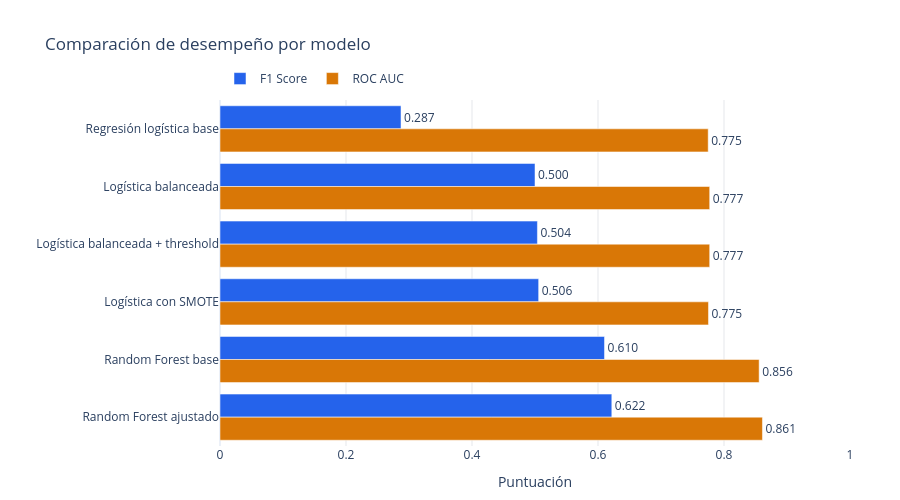

Source (notebook cell):
### Code cell
# Visualizamos la comparación de desempeño entre modelos

import plotly.express as px

resultados_largos = resultados_modelos.melt(
    id_vars='Modelo',
    value_vars=['F1 Score', 'ROC AUC'],
    var_name='Métrica',
    value_name='Puntuación'
)

fig_comparacion = px.bar(
    resultados_largos,
    y='Modelo',
    x='Puntuación',
    color='Métrica',
    orientation='h',
    barmode='group',
    text='Puntuación',
    category_orders={
        'Modelo': resultados_modelos['Modelo'].tolist()
    },
    color_discrete_map={
        'F1 Score': '#2563EB',
        'ROC AUC': '#D97706'
    },
    title='Comparación de desempeño por modelo'
)

fig_comparacion.update_traces(
    texttemplate='%{text:.3f}',
    textposition='outside',
    cliponaxis=False
)

fig_comparacion.update_layout(
    template='plotly_white',
    height=500,
    xaxis_title='Puntuación',
    yaxis_title='',
    legend_title='',
    legend=dict(
        orientation='h',
        yanchor='bottom',
        y=1.02,
        xanchor='left',
        x=0
    ),
    margin=dict(l=220, r=50, t=100, b=50)
)

fig_comparacion.update_xaxes(
    range=[0, 1],
    showgrid=True,
    gridcolor='#E5E7EB'
)

fig_comparacion.update_yaxes(
    autorange='reversed'
)

fig_comparacion.show()

### Figure 1 — Plotly figure (JSON) as saved in the notebook; plotly's stock layout.template omitted (floating-point values rounded to 4 significant figures)
{"data": [{"alignmentgroup": "True", "cliponaxis": false, "hovertemplate": "Métrica=F1 Score<br>Puntuación=%{text}<br>Modelo=%{y}<extra></extra>", "legendgroup": "F1 Score", "marker": {"color": "#2563EB", "pattern": {"shape": ""}}, "name": "F1 Score", "offsetgroup": "F1 Score", "orientation": "h", "showlegend": true, "text": [0.6219, 0.6103, 0.5058, 0.5038, 0.5, 0.2873], "textposition": "outside", "texttemplate": "%{text:.3f}", "type": "bar", "x": [0.6219, 0.6103, 0.5058, 0.5038, 0.5, 0.2873], "xaxis": "x", "y": ["Random Forest ajustado", "Random Forest base", "Logística con SMOTE", "Logística balanceada + threshold", "Logística balanceada", "Regresión logística base"], "yaxis": "y"}, {"alignmentgroup": "True", "cliponaxis": false, "hovertemplate": "Métrica=ROC AUC<br>Puntuación=%{text}<br>Modelo=%{y}<extra></extra>", "legendgroup": "ROC AUC", "marker": {"color": "#D97706", "pattern": {"shape": ""}}, "name": "ROC AUC", "offsetgroup": "ROC AUC", "orientation": "h", "showlegend": true, "text": [0.861, 0.8558, 0.7754, 0.7773, 0.7773, 0.7749], "textposition": "outside", "texttemplate": "%{text:.3f}", "type": "bar", "x": [0.861, 0.8558, 0.7754, 0.7773, 0.7773, 0.7749], "xaxis": "x", "y": ["Random Forest ajustado", "Random Forest base", "Logística con SMOTE", "Logística balanceada + threshold", "Logística balanceada", "Regresión logística base"], "yaxis": "y"}], "layout": {"barmode": "group", "height": 500, "legend": {"orientation": "h", "title": {"text": ""}, "tracegroupgap": 0, "x": 0, "xanchor": "left", "y": 1.02, "yanchor": "bottom"}, "margin": {"b": 50, "l": 220, "r": 50, "t": 100}, "title": {"text": "Comparación de desempeño por modelo"}, "xaxis": {"anchor": "y", "domain": [0, 1], "gridcolor": "#E5E7EB", "range": [0, 1], "showgrid": true, "title": {"text": "Puntuación"}}, "yaxis": {"anchor": "x", "autorange": "reversed", "categoryarray": ["Regresión logística base", "Logística balanceada", "Logística balanceada + threshold", "Logística con SMOTE", "Random Forest base", "Random Forest ajustado"], "categoryorder": "array", "domain": [0, 1], "title": {"text": ""}}}}
